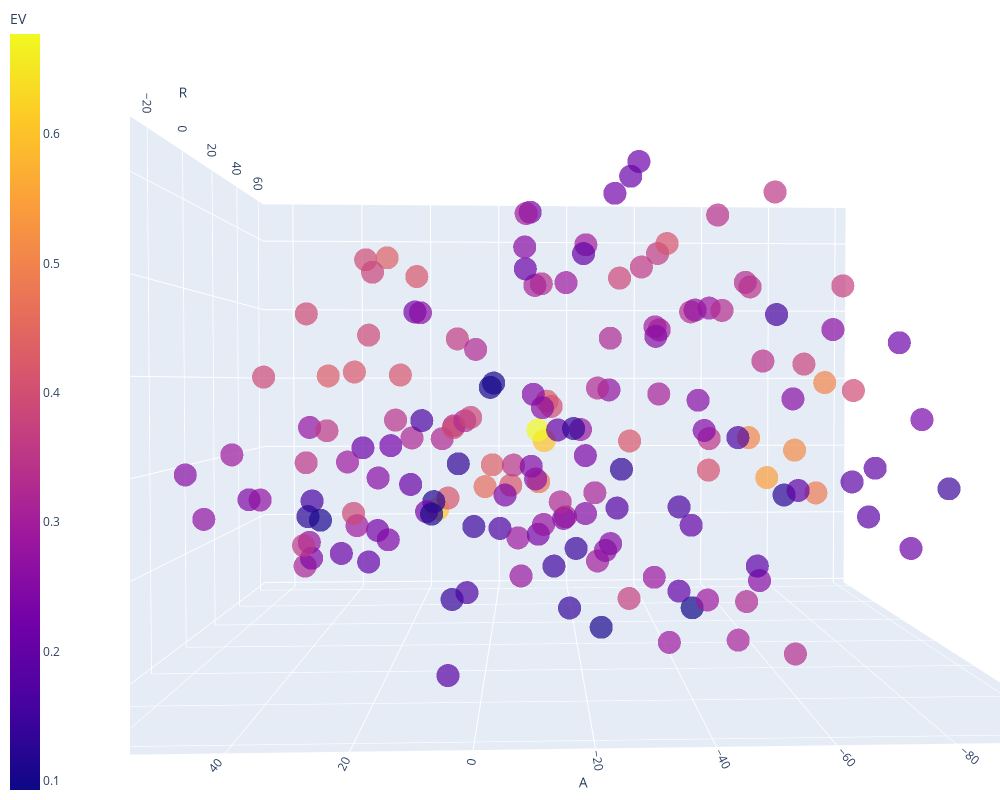

The notebook cell this image was saved under:
### Code cell
fig = px.scatter_3d(df_f0, x='R', y='A', z='S', hover_name='Label', 
              color='EV', opacity=0.7, width=1000, height=800)


# tight layout
fig.update_layout(margin=dict(l=0, r=0, b=0, t=0))
fig.update_layout(coloraxis_colorbar_x=-0.15)
fig.show()

### Figure 1 — Plotly figure (JSON) as saved in the notebook; plotly's stock layout.template omitted (floating-point values rounded to 4 significant figures; data arrays with more than 128 entries replaced by an {"elided": "..."} marker saying what was removed)
{"data": [{"hovertemplate": "<b>%{hovertext}</b><br><br>R=%{x}<br>A=%{y}<br>S=%{z}<br>EV=%{marker.color}<extra></extra>", "hovertext": {"elided": "168 str values"}, "legendgroup": "", "marker": {"color": {"elided": "168 float values"}, "coloraxis": "coloraxis", "opacity": 0.7, "symbol": "circle"}, "mode": "markers", "name": "", "scene": "scene", "showlegend": false, "type": "scatter3d", "x": {"elided": "168 float values"}, "y": {"elided": "168 float values"}, "z": {"elided": "168 float values"}}], "layout": {"coloraxis": {"colorbar": {"title": {"text": "EV"}, "x": -0.15, "y": 0.5}, "colorscale": [[0, "#0d0887"], [0.1111, "#46039f"], [0.2222, "#7201a8"], [0.3333, "#9c179e"], [0.4444, "#bd3786"], [0.5556, "#d8576b"], [0.6667, "#ed7953"], [0.7778, "#fb9f3a"], [0.8889, "#fdca26"], [1, "#f0f921"]]}, "dragmode": "zoom", "height": 800, "legend": {"tracegroupgap": 0}, "margin": {"b": 0, "l": 0, "r": 0, "t": 0}, "scene": {"aspectmode": "auto", "aspectratio": {"x": 0.9514, "y": 1.27, "z": 0.8274}, "camera": {"center": {"x": 0, "y": 0, "z": 0}, "eye": {"x": -1.636, "y": 0.05713, "z": 0.03062}, "projection": {"type": "perspective"}, "up": {"x": 0, "y": 0, "z": 1}}, "domain": {"x": [0, 1], "y": [0, 1]}, "dragmode": "turntable", "xaxis": {"title": {"text": "R"}, "type": "linear"}, "yaxis": {"title": {"text": "A"}, "type": "linear"}, "zaxis": {"title": {"text": "S"}, "type": "linear"}}, "width": 1000}}
